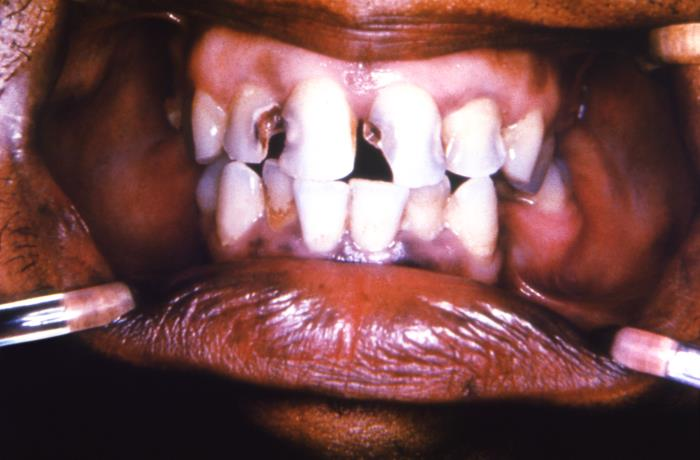
#> input picture tests/fixtures/dental-intraoral/cdc-19463.jpg, 700 x 460 px
$ python -i native_flake_support.py   (imports and definitions only)   (older library calls are emulated)
#> lines starting #> are read from the running program, lines starting #| are printed output that depends on the picture; after the words box and inside, x2 and y2 are one past the last pixel; in counts of white or black regions, pixels touching at a corner belong together
#> further down, picture is the input picture: shape (460, 700, 3); mean B, G, R 78.8, 78.1, 119.3
"""Native-coordinate material proposals. No labels or display zoom enter inference.

This module is not enabled in normal analysis until its reviewed support and
anatomical-path evidence pass. Original pixels are never enlarged or reduced.
"""
import cv2
import numpy as np

VERSION='native-independent-stable-region-ridge-v3'
PARAMETERS=dict(radii=[1,2,3],seedContrast=.025,growthContrast=.018,
                minArea=3,maxArea=1500,minFill=.15,maxElongation=16.,
                ringLumaDifference=3.,boundaryEdge=4/255,boundaryFraction=.35,
                minimumSeedFraction=.05,poreMaximumCoreArea=20,poreRingSectors=3,ridgeAnisotropy=.5)

def odd(value):return max(3,2*int(round(value))+1)

def proposal_tile(bgr,coordinate_scale=1.,return_stages=False,pixel_density=1.,check=None):
    """Geometric units scale with the supplied source-coordinate metric.

    source resize by k -> coordinate_scale by k. Contrast remains photometric;
    derivative magnitude is expressed per reference-coordinate distance.
    """
#> called with coordinate_scale = 1, return_stages = False, pixel_density = 1
    s=max(.125,float(coordinate_scale));p=PARAMETERS
    gray=cv2.cvtColor(bgr,cv2.COLOR_BGR2GRAY);g=gray.astype(np.float32)/255
#> after `gray = cv2.cvtColor(bgr, cv2.COLOR_BGR2GRAY)`:
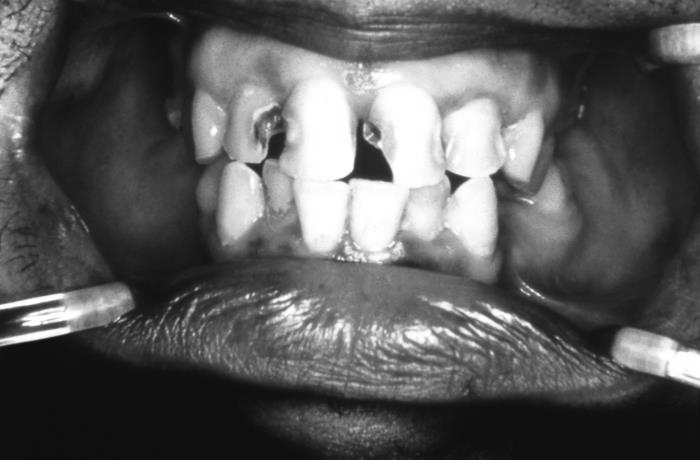
#> gray: shape (460, 700); min 9, max 255, mean 90.5
    lab=cv2.cvtColor(bgr,cv2.COLOR_BGR2LAB);luma=lab[:,:,0]
    scales=sorted(set([max(.125,float(pixel_density)),s]));response=np.zeros(g.shape,np.float32)
    region_envelope=np.zeros(g.shape,bool);candidate_regions=[]
    for metric in scales:
        if check is not None:check()
        # The fine-source scale is the observed pixel grid, not an upsample.
        regions,_=cv2.MSER_create(5,max(1,int(round(4*metric*metric))),max(4,int(round(1500*metric*metric))),.25,.2).detectRegions(255-luma)
        for pts in regions:
            region_envelope[pts[:,1],pts[:,0]]=True
            candidate_regions.append((pts,'stable-region',metric))
        for radius in p['radii']:
            sigma=max(.45,radius*metric);smooth=cv2.GaussianBlur(g,(0,0),sigma)
            xx=cv2.Sobel(smooth,cv2.CV_32F,2,0,3)*sigma*sigma
            yy=cv2.Sobel(smooth,cv2.CV_32F,0,2,3)*sigma*sigma
            xy=cv2.Sobel(smooth,cv2.CV_32F,1,1,3)*sigma*sigma
            root=np.sqrt((xx-yy)**2+4*xy*xy);lo=(xx+yy-root)/2;hi=(xx+yy+root)/2
            bright=np.maximum(-lo,0)*(np.abs(hi)<p['ridgeAnisotropy']*np.maximum(-lo,1e-6))
            np.maximum(response,bright,out=response)
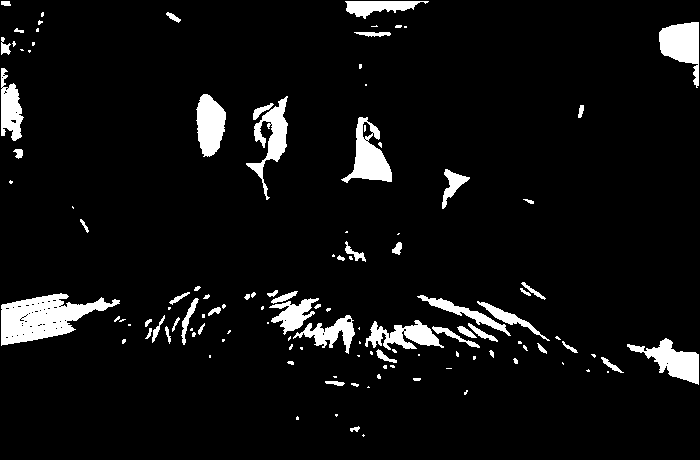
#> region_envelope: shape (460, 700) bool; 6.3% white; 122 white regions (64 under 20 px), largest, box (x1, y1, x2, y2) and area: (1, 293, 120, 346) 3251, (341, 117, 392, 183) 1521, (659, 22, 699, 88) 1496
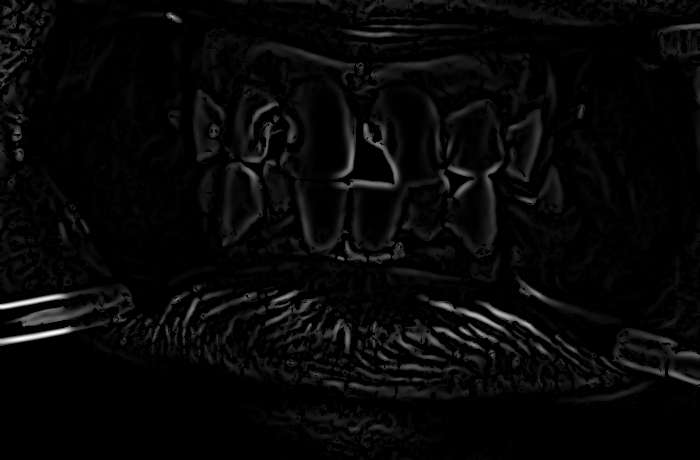
#> response: shape (460, 700) float32; min 0, max 1.38, mean 0.0414; drawn with min black and max white
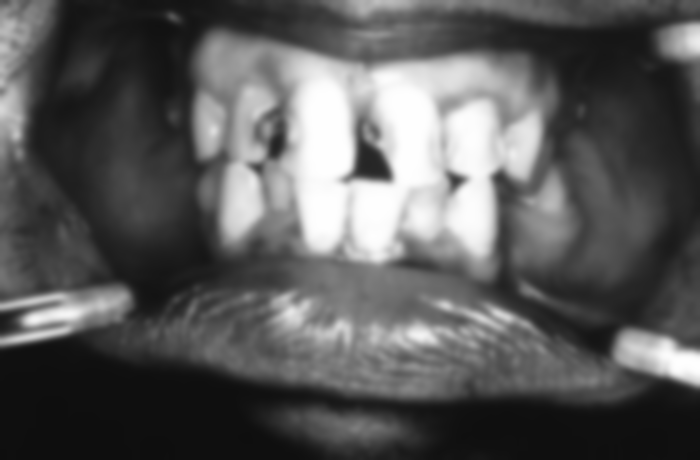
#> smooth: shape (460, 700) float32; min 0.0551, max 1, mean 0.355
#> after the loop, candidate_regions = 654 items
    seed=response>p['seedContrast']
#> seed: shape (460, 700) bool; 30.8% white; 799 white regions (509 under 20 px), largest, box (x1, y1, x2, y2) and area: (279, 81, 451, 258) 9775, (191, 28, 364, 180) 5223, (444, 98, 506, 259) 4564
    envelope=np.zeros(g.shape,bool)
#> envelope: shape (460, 700) bool; every value is 0
    envelope|=response>p['growthContrast']
#> envelope: shape (460, 700) bool; 34.4% white; 958 white regions (650 under 20 px), largest, box (x1, y1, x2, y2) and area: (191, 27, 451, 258) 16293, (444, 98, 506, 260) 5016, (352, 50, 515, 98) 3584
    # Do not grow a weak region with no actual high-contrast native seed.
    count,ids,stats,_=cv2.connectedComponentsWithStats(envelope.astype(np.uint8),8)
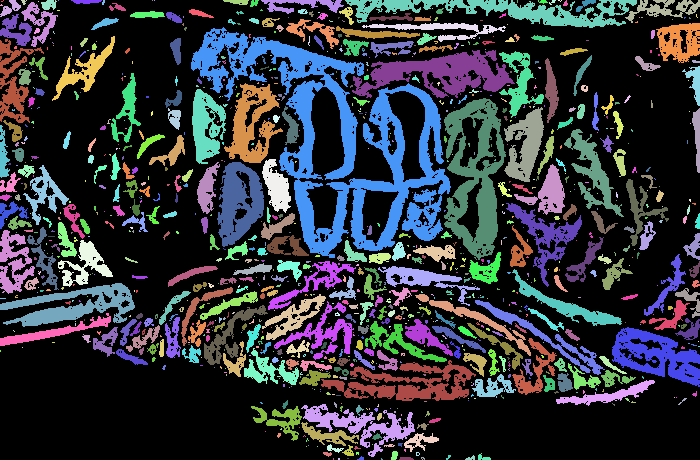
#> ids: shape (460, 700) int32; 959 distinct labels, from 0 to 958; one colour per label, 0 black
#> count = 959; stats = 959 rows, first 6: [0, 0, 700, 460, 211076], [1, 0, 3, 2, 3], [0, 0, 21, 17, 153], [21, 0, 6, 5, 17], [38, 1, 1, 1, 1], [41, 0, 16, 10, 116]
    for i in range(1,count):
        x,y,w,h,area=map(int,stats[i]);ys,xs=np.where(ids[y:y+h,x:x+w]==i)
        if seed[y+ys,x+xs].sum()>=max(1,int(np.ceil(area*p['minimumSeedFraction']))):candidate_regions.append((np.c_[xs+x,ys+y].astype(np.int32),'ridge',s))
#> this loop made 958 passes
#> (x, y, w, h, area) on passes 2, 5, 7: (0, 0, 21, 17, 153), (41, 0, 16, 10, 116), (71, 0, 31, 4, 95)
#> after the loop, candidate_regions = 1283 items
    gradient=np.hypot(cv2.Sobel(g,cv2.CV_32F,1,0,3),cv2.Sobel(g,cv2.CV_32F,0,1,3))
    dark=cv2.morphologyEx(gray,cv2.MORPH_BLACKHAT,np.ones((odd(3*s),)*2,np.uint8))>35
#> dark: shape (460, 700) bool; 2% white; 328 white regions (243 under 20 px), largest, box (x1, y1, x2, y2) and area: (23, 321, 71, 332) 265, (24, 300, 64, 312) 228, (361, 340, 397, 359) 211
    n,dark_ids,dark_stats,dark_centers=cv2.connectedComponentsWithStats(dark.astype(np.uint8),8)
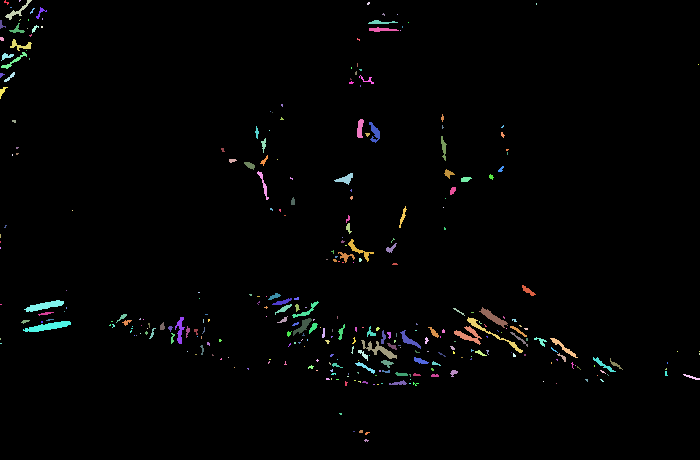
#> dark_ids: shape (460, 700) int32; 329 distinct labels, from 0 to 328; one colour per label, 0 black
#> n = 329; dark_stats = 329 rows, first 6: [0, 0, 700, 460, 315497], [4, 0, 5, 5, 11], [19, 0, 2, 2, 3], [5, 0, 27, 20, 111], [367, 2, 3, 3, 7], [536, 3, 1, 2, 2]; dark_centers = 329 pairs, first value 0 to 699, second value 0.333 to 440
    pore_centers={}
    for i in range(1,n):
        x,y,w,h,area=dark_stats[i]
        if area<=p['poreMaximumCoreArea']*s*s and max(w,h)/max(1,min(w,h))<=3.3:
            pore_centers[i]=dark_centers[i]
#> this loop made 328 passes
#> (x, y, w, h, area) on passes 3, 7, 14: (5, 0, 27, 20, 111), (36, 7, 11, 12, 36), (0, 20, 6, 9, 24)
    stages={name:np.zeros(g.shape,np.float32) for name in ['envelope','seeded','geometry','ring','edge','pore-separated']}
    stages['envelope'][envelope|region_envelope]=1;details=[]
    for region_index,(pts,branch,metric) in enumerate(candidate_regions):
        if check is not None and region_index%32==0:check()
        x,y,w,h=cv2.boundingRect(pts);area=len(pts);local=np.zeros((h,w),bool);local[pts[:,1]-y,pts[:,0]-x]=True
        seed_count=int((seed[y:y+h,x:x+w]&local).sum())
        stages['seeded'][y:y+h,x:x+w][local]=1
        if area<max(1,int(round(p['minArea']*pixel_density**2))) or area>max(4,int(round(p['maxArea']*metric**2))) or area/(w*h)<p['minFill'] or max(w,h)/max(1,min(w,h))>p['maxElongation']:continue
        # An open region at the tile boundary has insufficient ring context.
        if x==0 or y==0 or x+w==g.shape[1] or y+h==g.shape[0]:continue
        stages['geometry'][y:y+h,x:x+w][local]=1
        pad=max(2,int(np.ceil(4*metric)));a=max(0,x-pad);b=max(0,y-pad);c=min(g.shape[1],x+w+pad);d=min(g.shape[0],y+h+pad)
        mask=np.zeros((d-b,c-a),bool);mask[pts[:,1]-b,pts[:,0]-a]=True
        ring=(cv2.dilate(mask.astype(np.uint8),np.ones((odd(3*metric),)*2,np.uint8))>0)&~mask
        if ring.sum()<max(3,int(8*metric*metric)):continue
        reference=float(np.median(luma[b:d,a:c][ring]));contrast=float(np.median(luma[b:d,a:c][mask])-reference)
        if contrast<=p['ringLumaDifference']:continue
        intensity=float(np.clip((contrast-p['ringLumaDifference'])/32,0,1))
        stages['ring'][y:y+h,x:x+w][local]=np.maximum(stages['ring'][y:y+h,x:x+w][local],intensity)
        border=mask&~(cv2.erode(mask.astype(np.uint8),np.ones((odd(metric),)*2,np.uint8))>0)
        edge_fraction=float((gradient[b:d,a:c][border]*metric>p['boundaryEdge']).mean())
        if edge_fraction<p['boundaryFraction']:continue
        stages['edge'][y:y+h,x:x+w][local]=np.maximum(stages['edge'][y:y+h,x:x+w][local],intensity)
        # Only an actual compact dark core with surrounding angular bright
        # support is pore ringing. Mere proximity to a dark lip/shadow is not.
        ys,xs=np.where(mask);xy=np.c_[xs+a,ys+b]
        neighbor=cv2.dilate(mask.astype(np.uint8),np.ones((odd(3*metric),)*2,np.uint8))>0
        candidates=set(int(v) for v in np.unique(dark_ids[b:d,a:c][neighbor]) if int(v) in pore_centers)
        pore_ring=False
        for core in candidates:
            center=pore_centers[core];distance=np.linalg.norm(xy-center,axis=1)
            nearby=xy[distance<=max(3,5*metric)]
            if len(nearby)<3:continue
            sectors=np.unique(np.floor((np.arctan2(nearby[:,1]-center[1],nearby[:,0]-center[0])+np.pi)/(np.pi/4)).astype(int)%8)
            if len(sectors)>=p['poreRingSectors'] and len(nearby)/area>=.25:pore_ring=True;break
        # Remove the compact core's actual annular neighborhood, not an entire
        # large material component just because a dark pore is nearby.
        accepted=local.copy()
        if pore_ring:
            yy_grid,xx_grid=np.mgrid[y:y+h,x:x+w]
            accepted&=np.hypot(xx_grid-center[0],yy_grid-center[1])>max(3,5*metric)
        stages['pore-separated'][y:y+h,x:x+w][accepted]=np.maximum(stages['pore-separated'][y:y+h,x:x+w][accepted],intensity)
        details.append(dict(rect=[x,y,w,h],area=area,seedPixels=seed_count,contrast=contrast,edgeFraction=edge_fraction,branch=branch))
    # No weak photometric tail contributes to density or map support.
    field=stages['pore-separated'];field[field<=.04]=0
#> after `field = stages['pore-separated']`:
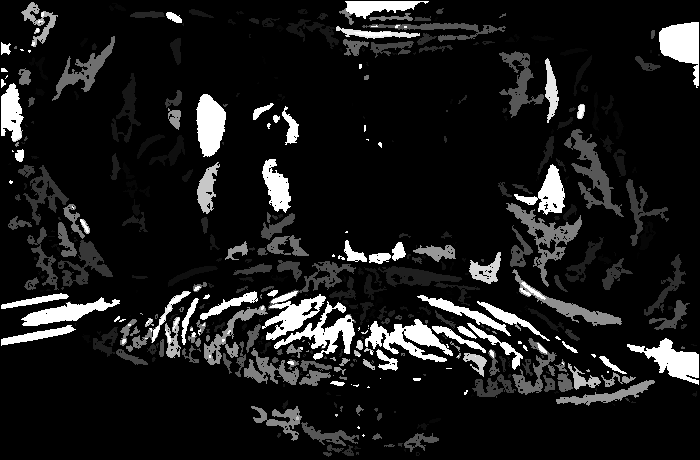
#> field: shape (460, 700) float32; min 0, max 1, mean 0.105
    return (field,stages,details) if return_stages else field

# [25 lines left out: functions native_field, pool_for_display, not called in this run]

>>> import cv2
>>> picture = cv2.imread('../../tests/fixtures/dental-intraoral/cdc-19463.jpg')
>>> result = proposal_tile(picture)

$ run again, on tests/fixtures/dental-intraoral/cdc-19464.jpg
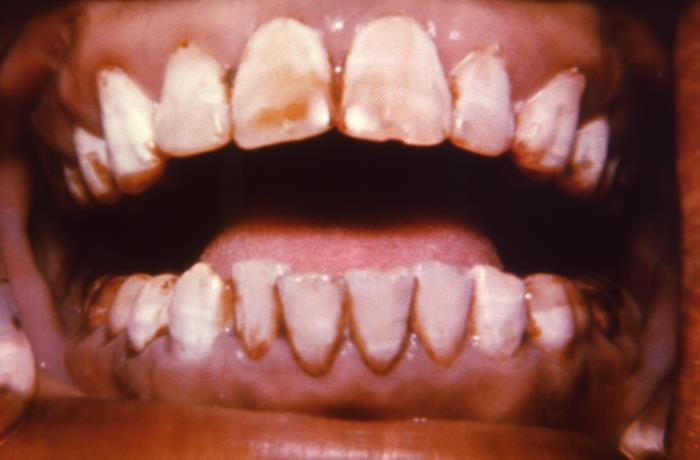
#> input picture tests/fixtures/dental-intraoral/cdc-19464.jpg, 700 x 460 px
#> picture is the input picture: shape (460, 700, 3); mean B, G, R 73.8, 82.5, 134.5
#> lab: shape (460, 700, 3); mean of channels 0, 1, 2 101.2, 149.1, 142.9
#> after the loop in proposal_tile, `for metric in scales:`: candidate_regions = 50 items
#> seed: shape (460, 700) bool; 28.5% white; 570 white regions (353 under 20 px), largest, box (x1, y1, x2, y2) and area: (97, 40, 230, 194) 6528, (412, 260, 525, 357) 5152, (232, 17, 332, 149) 3982
#> in proposal_tile, `count,ids,stats,_=cv2.connectedComponentsWithStats(envelope.astype(np...`:
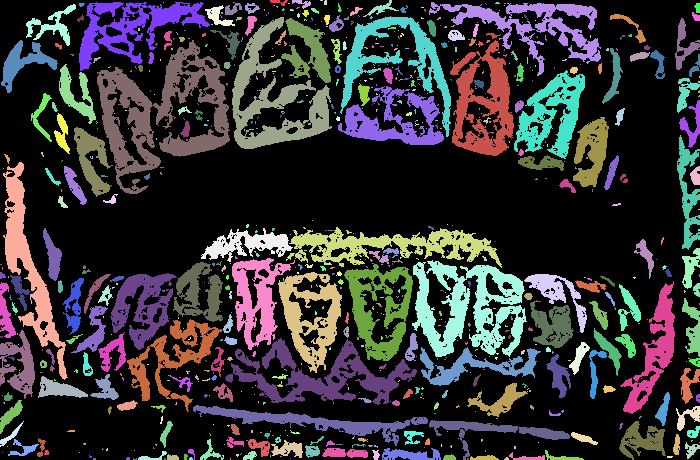
#> ids: shape (460, 700) int32; 680 distinct labels, from 0 to 679; one colour per label, 0 black
#> count = 680; stats = 680 rows, first 6: [0, 0, 700, 460, 213519], [270, 0, 18, 6, 52], [292, 0, 19, 9, 77], [320, 0, 3, 1, 3], [324, 0, 3, 5, 14], [363, 0, 36, 17, 151]
#> the loop in proposal_tile, `for i in range(1,count):` made 679 passes
#> after the loop in proposal_tile, `for i in range(1,count):`: candidate_regions = 410 items
#> dark: shape (460, 700) bool; 0.11% white in thin lines or dots, all inside (x1, y1, x2, y2) = (96, 60, 630, 460)
#> dark_ids: shape (460, 700) int32; 46 distinct labels, from 0 to 45
#> n = 46; dark_stats = 46 rows, first 6: [0, 0, 700, 460, 321632], [331, 60, 2, 3, 3], [343, 63, 1, 1, 1], [331, 66, 4, 6, 15], [340, 66, 5, 7, 24], [229, 83, 2, 3, 5]; dark_centers = 46 pairs, first value 96 to 628.2, second value 61 to 458.6
#> the loop in proposal_tile, `for i in range(1,n):` made 45 passes
#> (x, y, w, h, area) on passes 4, 9, 11, 18: (340, 66, 5, 7, 24), (452, 99, 3, 9, 24), (514, 115, 4, 9, 20), (230, 135, 4, 8, 20)
#> the loop in proposal_tile, `for region_index,(pts,branch,metric) in enumerate(candidate_regions):` made 410 passes
#> branch on passes 1 to 3: 'stable-region', 'stable-region', 'stable-region'
#> in proposal_tile, `field = stages['pore-separated']`:
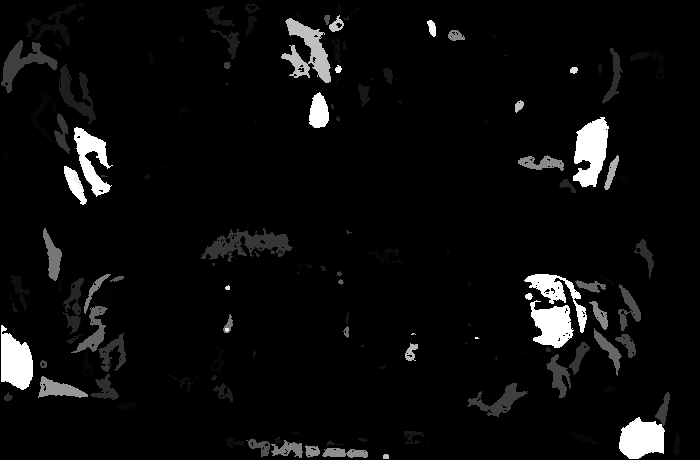
#> field: shape (460, 700) float32; min 0, max 1, mean 0.0466
#> field: shape (460, 700) float32; 0.64% of pixels changed, all inside (x1, y1, x2, y2) = (4, 5, 665, 448)

$ run again, on tests/fixtures/dental-intraoral/cdc-19465.jpg
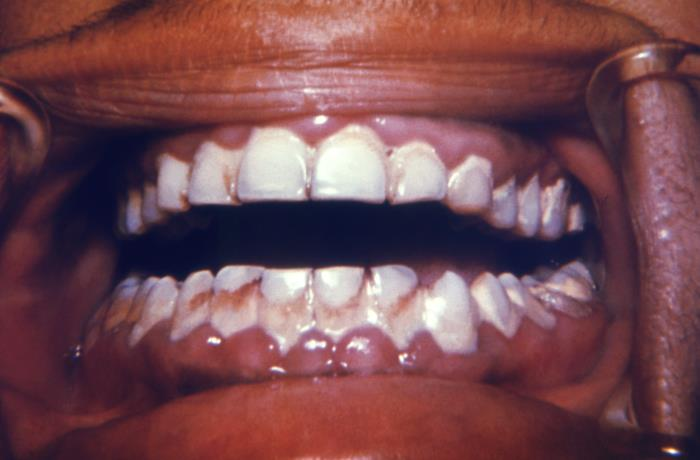
#> input picture tests/fixtures/dental-intraoral/cdc-19465.jpg, 700 x 460 px
#> picture is the input picture: shape (460, 700, 3); mean B, G, R 81, 74.1, 118.4
#> lab: shape (460, 700, 3); mean of channels 0, 1, 2 92.4, 148.8, 132.1
#> after the loop in proposal_tile, `for metric in scales:`: candidate_regions = 226 items
#> seed: shape (460, 700) bool; 29.4% white; 781 white regions (493 under 20 px), largest, box (x1, y1, x2, y2) and area: (37, 77, 516, 126) 5146, (364, 271, 477, 354) 3392, (221, 60, 534, 90) 2808
#> in proposal_tile, `count,ids,stats,_=cv2.connectedComponentsWithStats(envelope.astype(np...`:
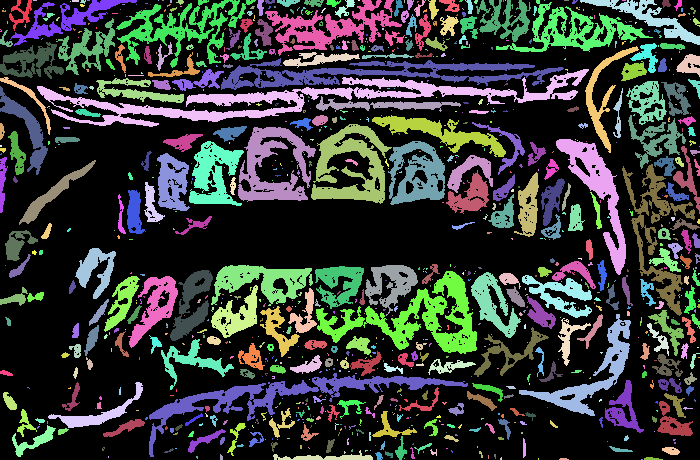
#> ids: shape (460, 700) int32; 913 distinct labels, from 0 to 912; one colour per label, 0 black
#> count = 913; stats = 913 rows, first 6: [0, 0, 700, 460, 209554], [9, 0, 23, 31, 257], [33, 0, 4, 1, 4], [70, 1, 1, 1, 1], [72, 0, 7, 2, 14], [80, 0, 6, 4, 15]
#> the loop in proposal_tile, `for i in range(1,count):` made 912 passes
#> (x, y, w, h, area) on passes 1, 7, 11: (9, 0, 23, 31, 257), (10, 0, 127, 46, 1369), (176, 0, 8, 5, 24)
#> after the loop in proposal_tile, `for i in range(1,count):`: candidate_regions = 748 items
#> dark: shape (460, 700) bool; 0.25% white in thin lines or dots, all inside (x1, y1, x2, y2) = (0, 0, 569, 460)
#> dark_ids: shape (460, 700) int32; 77 distinct labels, from 0 to 76
#> n = 77; dark_stats = 77 rows, first 6: [0, 0, 700, 460, 321182], [325, 0, 1, 1, 1], [383, 0, 2, 2, 3], [305, 50, 7, 2, 10], [308, 60, 1, 1, 1], [305, 65, 16, 4, 38]; dark_centers = 77 pairs, first value 0.4 to 568, second value 0 to 459
#> the loop in proposal_tile, `for i in range(1,n):` made 76 passes
#> (x, y, w, h, area) on passes 5, 22, 25: (305, 65, 16, 4, 38), (318, 111, 7, 4, 22), (386, 150, 6, 6, 25)
#> the loop in proposal_tile, `for region_index,(pts,branch,metric) in enumerate(candidate_regions):` made 748 passes
#> pts on passes 15, 58: [[232, 185], [232, 184], [232, 186], [233, 185]], [[656, 218], [656, 217], [655, 218], [656, 219]]
#> in proposal_tile, `field = stages['pore-separated']`:
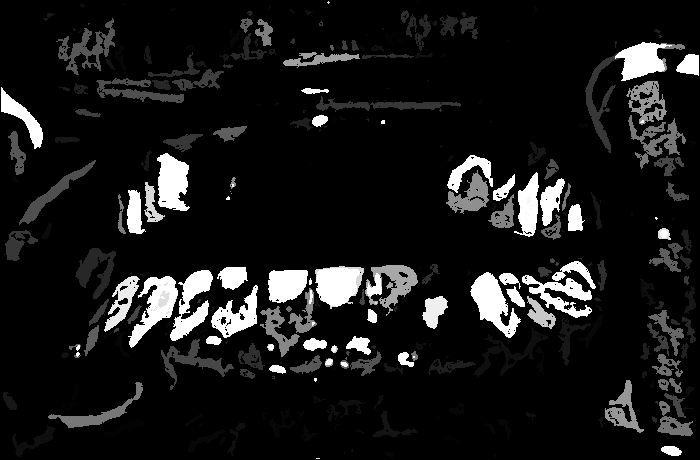
#> field: shape (460, 700) float32; min 0, max 1, mean 0.0955
#> field: shape (460, 700) float32; 0.85% of pixels changed, all inside (x1, y1, x2, y2) = (13, 1, 697, 459)
